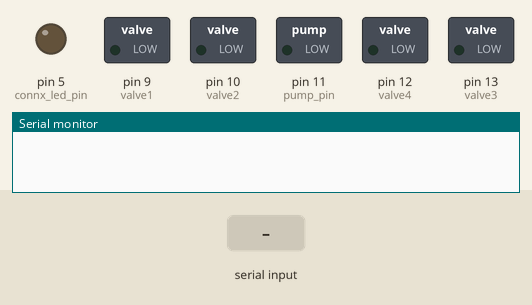
A sketch run on a simulated Arduino Uno, built with avr-gcc and run on an emulated ATmega328P. Parts: switched loads named in the sketch (green lamp = pin HIGH), output pins drawn as LEDs (lit = HIGH), the last lines printed to the serial monitor. Inputs (shaded band) come from the test bench.

Above: at 1.2 s.
1.3 s: "1" received over Serial
At 3.9 s:
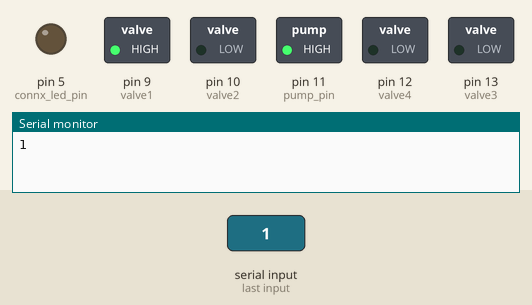
4.3 s: "0" received over Serial
At 7.4 s:
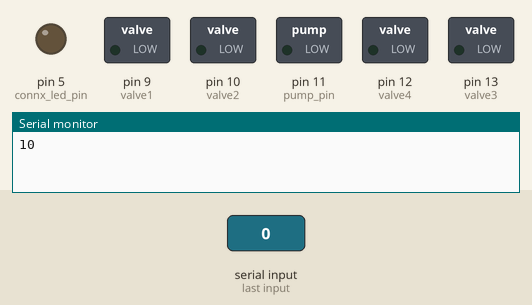
Timing chart, 0 to 8.9 s (numbered marks = the images above; inputs shaded):
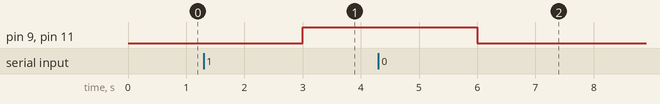

The sketch:

pump_prog_itx_tanky.ino
```cpp
//  communication structure "(1,1)" => (valve,pump_status) => e.g (1,1)

// valve pin set up
int valve1= 9;
int valve2 = 10;
int valve3 = 13;
int valve4 = 12;
int pump_pin = 11 ;
int connx_led_pin = 5;


String income_str ;

void setup() {
  Serial.begin(115200);
  // put your setup code here, to run once:
  pinMode(valve1,OUTPUT);
  pinMode(valve2,OUTPUT);
  pinMode(valve3,OUTPUT);
  pinMode(valve4,OUTPUT);
  pinMode(pump_pin, OUTPUT);// pump pin
  pinMode(connx_led_pin,OUTPUT);
}

void loop() {
  // put your main code here, to run repeatedly:
  // for(int i=1;i<5;i++){
  //   please_on_the_valve(i);
  //   please_operate_the_pump(1);
  //   delay(1000);
  //   please_operate_the_pump(0);
  //   please_off_the_valve();
  // }

  if(Serial.available()>0){
    income_str = Serial.readString();
    // Serial.print(income_str.c_str());
    String valve = split_string(income_str);
    String status = split_string(income_str);
    if(status =="1"){
      if(valve=="1"){
        please_on_the_valve(1);
        please_operate_the_pump(1);
      }else if(valve =="2"){
        please_on_the_valve(2);
        please_operate_the_pump(1);
      }else if(valve =="3"){
        please_on_the_valve(3);
        please_operate_the_pump(1);
      }else if(valve =="4"){
        please_on_the_valve(4);
        please_operate_the_pump(1);
      }
    }else if(status =="0"){
      please_operate_the_pump(0);
      please_off_the_valve();
    }
  }
  delay(1000);

}

void please_on_the_valve(int valve_no){
  if(valve_no==1){
    digitalWrite(valve1, HIGH);
  }else if(valve_no==2){
    digitalWrite(valve2, HIGH);
  }else if(valve_no==3){
    digitalWrite(valve3, HIGH);
  }else if(valve_no==4){
    digitalWrite(valve4, HIGH);
  }

}

void please_operate_the_pump(int req){
  if(req==1){
    digitalWrite(pump_pin, HIGH);
    // Serial.readString();
    Serial.write("1");
  }else if(req==0){
    digitalWrite(pump_pin, LOW);
    // Serial.readString();
    Serial.write("0");
  }
}

void please_off_the_valve(){
    digitalWrite(valve1, LOW);
    digitalWrite(valve2, LOW);
    digitalWrite(valve3, LOW);
    digitalWrite(valve4, LOW);

}

String split_string(String &payload){
  //  e.g "tank,1"
  int comma_index = payload.indexOf(",");
  if(comma_index != -1){
    String temp = payload.substring(0,comma_index);
    payload =payload.substring(comma_index+1);
    return temp;
  }
  return payload;
}
```

Measured:
- after the input at 1.3 s, pin 9 (valve1), pin 11 (pump_pin): LOW → HIGH after 1.7 s
- after the input at 4.3 s, pin 9 (valve1), pin 11 (pump_pin): HIGH → LOW after 1.7 s
